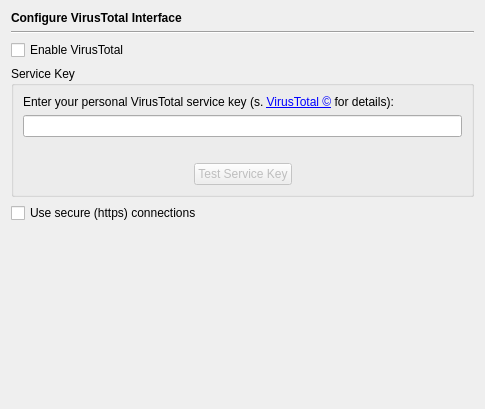
<?xml version="1.0" encoding="UTF-8"?>
<ui version="4.0">
 <class>HelpVirusTotalPage</class>
 <widget class="QWidget" name="HelpVirusTotalPage">
  <property name="geometry">
   <rect>
    <x>0</x>
    <y>0</y>
    <width>485</width>
    <height>409</height>
   </rect>
  </property>
  <property name="windowTitle">
   <string/>
  </property>
  <layout class="QVBoxLayout" name="verticalLayout_2">
   <item>
    <widget class="QLabel" name="headerLabel">
     <property name="text">
      <string>&lt;b&gt;Configure VirusTotal Interface&lt;/b&gt;</string>
     </property>
    </widget>
   </item>
   <item>
    <widget class="Line" name="line17">
     <property name="frameShape">
      <enum>QFrame::HLine</enum>
     </property>
     <property name="frameShadow">
      <enum>QFrame::Sunken</enum>
     </property>
     <property name="orientation">
      <enum>Qt::Horizontal</enum>
     </property>
    </widget>
   </item>
   <item>
    <widget class="QCheckBox" name="vtEnabledCheckBox">
     <property name="toolTip">
      <string>Select to enable the VirusTotal interface</string>
     </property>
     <property name="text">
      <string>Enable VirusTotal</string>
     </property>
    </widget>
   </item>
   <item>
    <widget class="QGroupBox" name="groupBox">
     <property name="title">
      <string>Service Key</string>
     </property>
     <layout class="QVBoxLayout" name="verticalLayout">
      <item>
       <widget class="QLabel" name="label">
        <property name="text">
         <string>Enter your personal VirusTotal service key (s. &lt;a href=&quot;http://virustotal.com&quot;&gt;VirusTotal &amp;copy;&lt;/a&gt; for details):</string>
        </property>
        <property name="wordWrap">
         <bool>true</bool>
        </property>
        <property name="openExternalLinks">
         <bool>true</bool>
        </property>
       </widget>
      </item>
      <item>
       <widget class="QLineEdit" name="vtServiceKeyEdit">
        <property name="toolTip">
         <string/>
        </property>
       </widget>
      </item>
      <item>
       <widget class="QLabel" name="testResultLabel">
        <property name="text">
         <string/>
        </property>
        <property name="alignment">
         <set>Qt::AlignCenter</set>
        </property>
        <property name="wordWrap">
         <bool>true</bool>
        </property>
       </widget>
      </item>
      <item>
       <layout class="QHBoxLayout" name="horizontalLayout">
        <item>
         <spacer name="horizontalSpacer">
          <property name="orientation">
           <enum>Qt::Horizontal</enum>
          </property>
          <property name="sizeHint" stdset="0">
           <size>
            <width>40</width>
            <height>20</height>
           </size>
          </property>
         </spacer>
        </item>
        <item>
         <widget class="QPushButton" name="testButton">
          <property name="enabled">
           <bool>false</bool>
          </property>
          <property name="text">
           <string>Test Service Key</string>
          </property>
         </widget>
        </item>
        <item>
         <spacer name="horizontalSpacer_2">
          <property name="orientation">
           <enum>Qt::Horizontal</enum>
          </property>
          <property name="sizeHint" stdset="0">
           <size>
            <width>40</width>
            <height>20</height>
           </size>
          </property>
         </spacer>
        </item>
       </layout>
      </item>
     </layout>
    </widget>
   </item>
   <item>
    <widget class="QCheckBox" name="vtSecureCheckBox">
     <property name="toolTip">
      <string>Select to use secure (https) connections</string>
     </property>
     <property name="text">
      <string>Use secure (https) connections</string>
     </property>
    </widget>
   </item>
   <item>
    <spacer name="verticalSpacer">
     <property name="orientation">
      <enum>Qt::Vertical</enum>
     </property>
     <property name="sizeHint" stdset="0">
      <size>
       <width>20</width>
       <height>74</height>
      </size>
     </property>
    </spacer>
   </item>
  </layout>
 </widget>
 <tabstops>
  <tabstop>vtEnabledCheckBox</tabstop>
  <tabstop>vtServiceKeyEdit</tabstop>
  <tabstop>testButton</tabstop>
  <tabstop>vtSecureCheckBox</tabstop>
 </tabstops>
 <resources/>
 <connections/>
</ui>
